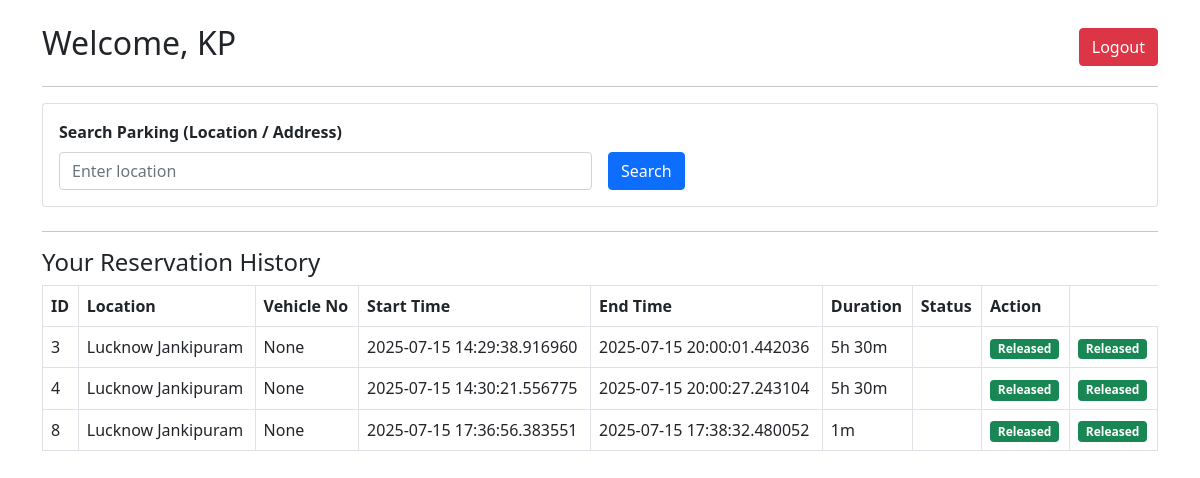
/user_dashboard/2, run on the app's committed database.
### application/models.py (models this page shows)
class User(db.Model):
    id = db.Column(db.Integer, primary_key=True)
    username = db.Column(db.String(150), unique=True, nullable=False)
    password = db.Column(db.String(150), nullable=False)
    role = db.Column(db.String(10), nullable=False)
    fullname = db.Column(db.String(100))
    address = db.Column(db.String(200))
    pin_code = db.Column(db.String(10))
    mobile_number = db.Column(db.String(15))

class Reservation(db.Model):
    id = db.Column(db.Integer, primary_key=True)
    user_id = db.Column(db.Integer, db.ForeignKey('user.id'), nullable=False)
    spot_id = db.Column(db.Integer, db.ForeignKey('parking_spot.id'), nullable=False)
    start_time = db.Column(db.DateTime, nullable=False)
    end_time = db.Column(db.DateTime, nullable=True)
    cost = db.Column(db.Float, nullable=True)
    vehicle_no = db.Column(db.String(20), nullable=True)
    spot = db.relationship('ParkingSpot', backref='reservations')
    User = db.relationship('User', backref='reservations')

class ParkingLot(db.Model):
    id = db.Column(db.Integer, primary_key=True)
    location_name = db.Column(db.String(100), nullable=False)
    address = db.Column(db.String(200), nullable=False)
    pincode = db.Column(db.String(10), nullable=False)
    price_per_hour = db.Column(db.Float, nullable=False)
    max_spots = db.Column(db.Integer, nullable=False)
    spots = db.relationship('ParkingSpot', backref='lot', lazy=True)

### application/controllers.py (the view)
@app.route('/user_dashboard/<int:user_id>', methods=['GET', 'POST'])
def user_dashboard(user_id):
    this_user = User.query.get(user_id)
    history = Reservation.query.filter_by(user_id=user_id).all()
    searched_location = None
    lots = None
    if request.method == 'POST':
        searched_location = request.form.get("location", "").strip()
        lots = ParkingLot.query.filter(
            (ParkingLot.address.ilike(f"%{searched_location}%")) |
            (ParkingLot.location_name.ilike(f"%{searched_location}%"))
        ).all()
    return render_template('user_dashboard.html',
                           this_user=this_user,
                           history=history,
                           searched_location=searched_location,
                           lots=lots)

### templates/user_dashboard.html (shortened to what this page needs)
<!DOCTYPE html>
<html lang="en">
  <head>
    <link
      href="https://cdn.jsdelivr.net/npm/bootstrap@5.0.2/dist/css/bootstrap.min.css"
      rel="stylesheet"
    />
  </head>
  <body>
    <div class="container mt-4">
      <div class="d-flex justify-content-between align-items-center">
        <h2>Welcome, {{ this_user.username }}</h2>
        <div>
          <a href="/login" class="btn btn-danger">Logout</a>
        </div>
      </div>
      <hr />
      <div class="card mb-4">
        <div class="card-body">
          <form
            method="POST"
            action="/user_dashboard/{{ this_user.id }}"
            class="row g-3"
          >
            <div class="col-md-6">
              <label for="location" class="form-label fw-bold"
                >Search Parking (Location / Address)</label
              >
              <input
                type="text"
                name="location"
                id="location"
                class="form-control"
                placeholder="Enter location"
                required
              />
            </div>
            <div class="col-md-2 align-self-end">
              <button type="submit" class="btn btn-primary">Search</button>
            </div>
          </form>
        </div>
      </div>
      <hr />
      <h4>Your Reservation History</h4>
      <table class="table table-bordered">
        <thead>
          <tr>
            <th>ID</th>
            <th>Location</th>
            <th>Vehicle No</th>
            <th>Start Time</th>
            <th>End Time</th>
            <th>Duration</th>
            <th>Status</th>
            <th>Action</th>
          </tr>
        </thead>
        <tbody>
          {% for record in history %}
          <tr>
            <td>{{ record.id }}</td>
            <td>{{ record.spot.lot.address }}</td>
            <td>{{ record.vehicle_no }}</td>
            <td>{{ record.start_time }}</td>
            <td>{{ record.end_time or "In Progress" }}</td>
            <td>
              {% if record.end_time %} {% set duration = (record.end_time -
              record.start_time).total_seconds() %} {% set hours = (duration //
              3600)|int %} {% set minutes = ((duration % 3600) // 60)|int %} {%
              if hours > 0 %}{{ hours }}h {% endif %}{{ minutes }}m {% else %}
              In Progress {% endif %}
            </td>
            <td>{{ record.status }}</td>
            <td>
              {% if not record.end_time %}
              <span class="badge bg-warning text-dark">In Progress</span>
              {% else %}
              <span class="badge bg-success">Released</span>
              {% endif %}
            </td>
            <td>
              {% if not record.end_time %}
              <a
                href="/release_parking/{{record.id}}"
                class="btn btn-sm btn-danger"
                >Release</a
              >
              {% else %}
              <span class="badge bg-success">Released</span>
              {% endif %}
            </td>
          </tr>
          {% endfor %}
        </tbody>
      </table>
    </div>
  </body>
</html>

### data on the page
User: username "KP"
Reservation: id "3", spot.lot.address "Lucknow Jankipuram", vehicle_no "None", start_time "2025-07-15 14:29:38.916960", end_time "2025-07-15 20:00:01.442036", hours "5", minutes "30", shows "Released"
Reservation: id "4", spot.lot.address "Lucknow Jankipuram", vehicle_no "None", start_time "2025-07-15 14:30:21.556775", end_time "2025-07-15 20:00:27.243104", hours "5", minutes "30", shows "Released"
Reservation: id "8", spot.lot.address "Lucknow Jankipuram", vehicle_no "None", start_time "2025-07-15 17:36:56.383551", end_time "2025-07-15 17:38:32.480052", spot "1", shows "Released"
